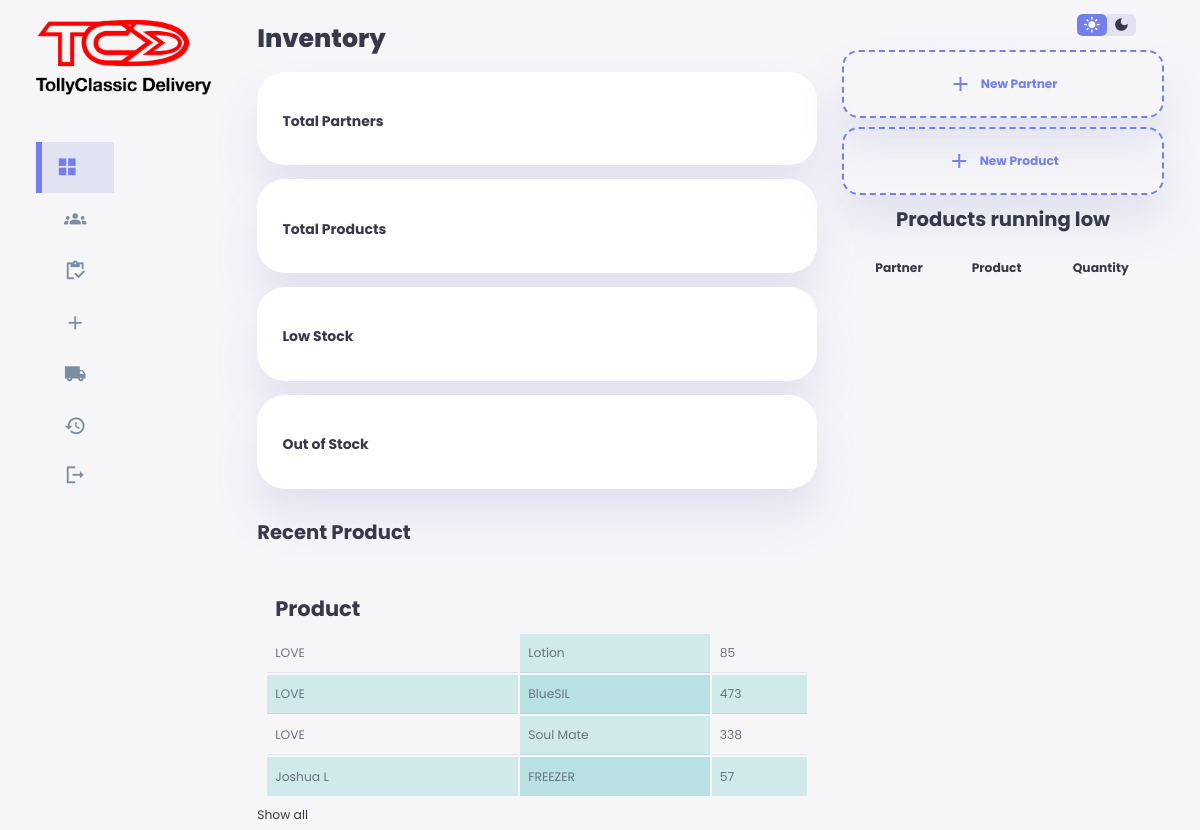
Page /okojooja/index.php on the earlier database version.
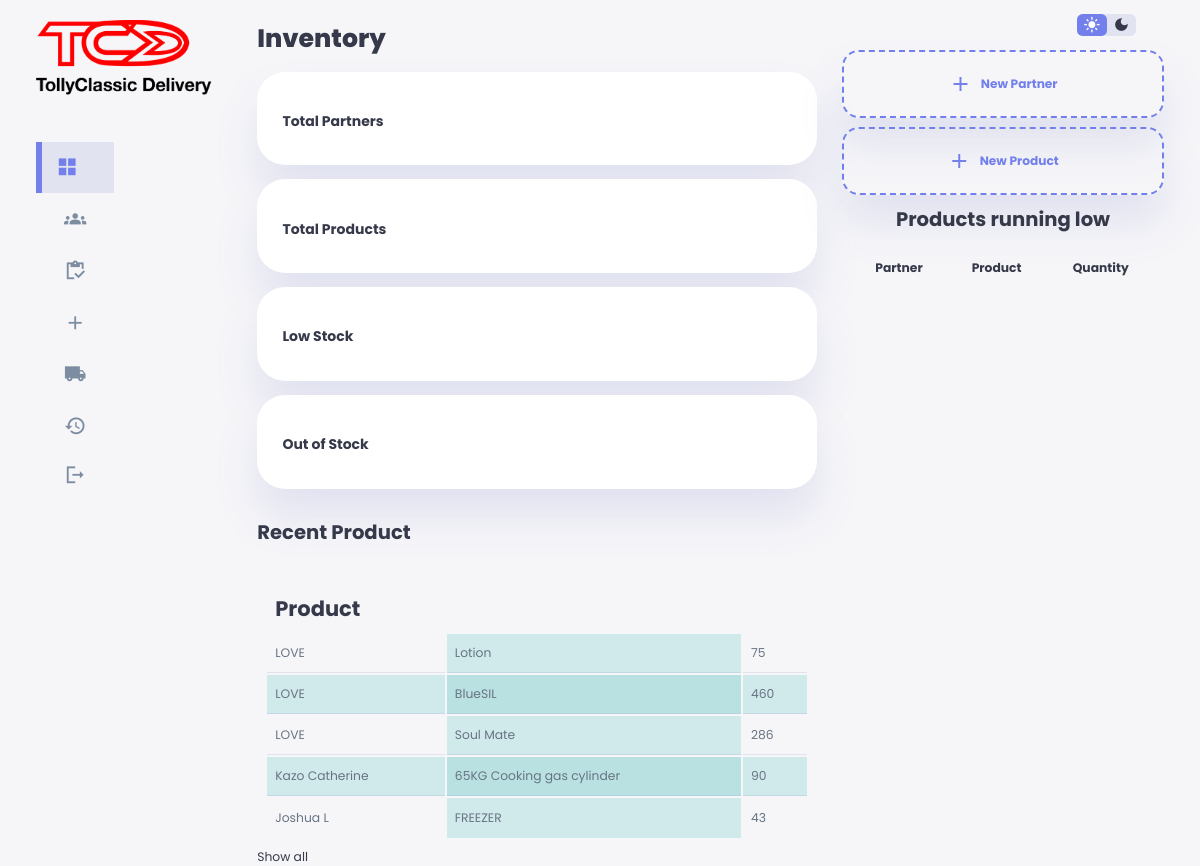
Same page on the later database version.
### tables this page shows
CREATE TABLE `products` (
  `id` int(11) NOT NULL,
  `partner` varchar(100) NOT NULL,
  `productName` varchar(100) NOT NULL,
  `quantity` varchar(100) NOT NULL,
  `date` timestamp NOT NULL DEFAULT current_timestamp() ON UPDATE current_timestamp()
);

### okojooja/index.php (the view, shortened to what the changed rows need)
<!DOCTYPE html>
<html lang="en">
<head>
    <link rel="stylesheet" href="css/style.css">
</head>
<body>
    <div class="container">
        <main>
            <h1>Inventory</h1>
            <div class="recent-sales">
                <h2>Recent Product</h2>
                <table style="width: 100%;">
                    <thead>
                        <tr>
                            <th>Product</th>
                        </tr>
                    </thead>
                    <tbody id="table-body">
                        <?php
                        require '../config.php';
                        $query = mysqli_query($conn, "SELECT partner, productName, quantity FROM products ORDER BY partner DESC LIMIT 10");
                        while ($row = mysqli_fetch_array($query)) {
                            $partner = $row['partner'];
                            $productName = $row['productName'];
                            $quantity = $row['quantity'];
                            ?>
                        <tr>
                            <td> <?php echo $partner; ?></td>
                            <td><?php echo $productName; ?></td>
                            <td><?php echo $quantity; ?></td>
                        </tr>
                        <?php } ?>
                    </tbody>
                </table>
        </main>
        <div class="right">
            <div class="sales-analytics">
                <span>
                    <center>
                        <h2>Products running low</h2>
                    </center>
                </span>
                <table style="width: 100%;">
                    <thead>
                        <tr>
                            <th>Partner</th>
                            <th>Product</th>
                            <th>Quantity</th>
                        </tr>
                    </thead>
                </table>
            </div>
        </div>
    </div>
</body>
</html>

Differences in the rows shown:
changed products "Lotion": quantity "85" → "75"
changed products "BlueSIL": quantity "473" → "460"
changed products "Soul Mate": quantity "338" → "286"
added products: partner "Kazo Catherine", productName "65KG Cooking gas cylinder", quantity "90"
changed products "Joshua L": quantity "57" → "43"
